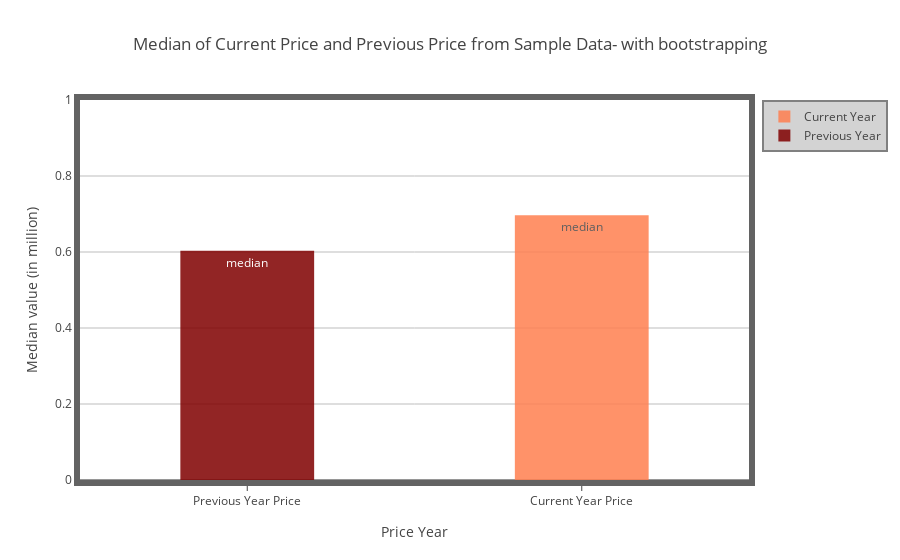

The cell this chart's notebook holds for it:
### Markdown cell above
From the above chart, we find that the median of PREVIOUS_PRICE is about 0.6 M, and the median of CURRENT_PRICE is about 0.7 M. Since the numbers were obtained from the sample, <font color="blue">"CAN WE TRUST THESE NUMBERS?"</font> 

In the following, please implement the bootstrap by yourself, and compute a 95%-confidence interval for each number. [This document](./MIT18_05S14_Reading24.pdf) gives a good tutorial about the bootstrap. You can find the description of the algorithm in Section 7.

### Code cell
# --- Write your code below ---
import numpy as np
from plotly import tools
import plotly.plotly as py
import plotly.graph_objs as go
from plotly.tools import FigureFactory as FF
from plotly.offline import download_plotlyjs, init_notebook_mode, plot, iplot

def bootstrap_sample(sample_length_cp, sample_length_pp, df_cp, df_pp, num_samples=10000):
    median_cp = []
    median_pp = []

    for i in range(num_samples):
        sample_cp = np.random.choice(df_cp, sample_length_cp)
        sample_pp = np.random.choice(df_pp, sample_length_pp)
        median_pp.append((np.median(sample_pp))/1000000)
        median_cp.append((np.median(sample_cp))/1000000)

    return(median_cp, median_pp)

def Confidence_interval(median):
    # confidence intervals
    alpha = 0.95
    percentile = ((1.0-alpha)/2.0) * 100
    below = max(0.0, np.percentile (median, percentile))
    percentile = (alpha+((1.0-alpha)/2.0)) * 100
    above = min(1.0, np.percentile(median, percentile))
    print('Current Price: %.1f%% confidence interval %.1f%% and %.1f%%' % (alpha*100, below*100, above*100))
    
def plot(median_sampled_cp, median_sampled_pp):
    # Plot bar chart to show the bootstrapped median value
    trace0 = go.Bar(
            y=[median_sampled_cp],
            x=[0.75],
            name='Current Year',
            text='median',
            marker=dict(
                color='coral',
            ),
            opacity=0.85,
            width=0.2
        )

    trace1 = go.Bar(
            y=[median_sampled_pp],
            x=[0.25],
            text='median',
            name='Previous Year',
            marker=dict(
                color='maroon',
            ),
            opacity=0.85,
            width=0.2
        )

    # Edit the layout
    layout = dict(title = 'Median of Current Price and Previous Price from Sample Data- with bootstrapping',
                  xaxis=go.layout.XAxis(title='Price Year',
                            zeroline=True,
                            showline=True,
                            mirror=True,
                            tick0=0,
                            tickmode='array',
                            ticktext=['Current Year Price', 'Previous Year Price'],
                            tickvals=[0.75,0.25],
                            ticks='outside',
                            zerolinecolor='#969696',
                            zerolinewidth=2,
                            linecolor='#636363',
                            linewidth=6,
                            range=[0, 1]
                        ),
                  yaxis = dict(title = 'Median value (in million)',
                            showgrid=True,
                            zeroline=True,
                            showline=True,
                            mirror=True,
                            gridcolor='#bdbdbd',
                            gridwidth=1,
                            zerolinecolor='#969696',
                            zerolinewidth=2,
                            linecolor='#636363',
                            linewidth=6,
                            range = [0, 1]
                        ),
                  showlegend=True,
                  legend=dict(bgcolor='lightgray',
                        bordercolor='gray',
                        borderwidth=2
                    )
                )

    data = [trace0, trace1]

    fig = dict(data=data, layout=layout)

    # IPython notebook
    iplot(fig, filename='bar-plot')

def bootstrap():
    sample_length_cp = len(df_sample.CURRENT_PRICE.dropna())
    sample_length_pp = len(df_sample.PREVIOUS_PRICE.dropna())
    num_samples=10000
    # print(sample_length_pp)
    # print(sample_length_cp)
    
    median_cp, median_pp = bootstrap_sample(sample_length_cp, sample_length_pp, df_sample.CURRENT_PRICE.dropna(), df_sample.PREVIOUS_PRICE.dropna(), num_samples)
    median_sampled_cp = round(np.median(median_cp),3)
    median_sampled_pp = round(np.median(median_pp),3)
    print(median_sampled_cp, median_sampled_pp)
    
    Confidence_interval(median_cp)
    Confidence_interval(median_pp)
    
    plot(median_sampled_cp, median_sampled_pp)


# Perform bootstrapping
bootstrap()

### Figure 1 — Plotly figure (JSON) as saved in the notebook; plotly's stock layout.template omitted (floating-point values rounded to 4 significant figures)
{"data": [{"marker": {"color": "coral"}, "name": "Current Year", "opacity": 0.85, "text": "median", "type": "bar", "uid": "1b17bd1d-6586-4d24-9394-b46b4c9f8e33", "width": 0.2, "x": [0.75], "y": [0.697]}, {"marker": {"color": "maroon"}, "name": "Previous Year", "opacity": 0.85, "text": "median", "type": "bar", "uid": "703d86a1-9224-4821-831b-f7e4c2e7ef86", "width": 0.2, "x": [0.25], "y": [0.603]}], "layout": {"legend": {"bgcolor": "lightgray", "bordercolor": "gray", "borderwidth": 2}, "showlegend": true, "title": {"text": "Median of Current Price and Previous Price from Sample Data- with bootstrapping"}, "xaxis": {"linecolor": "#636363", "linewidth": 6, "mirror": true, "range": [0, 1], "showline": true, "tick0": 0, "tickmode": "array", "ticks": "outside", "ticktext": ["Current Year Price", "Previous Year Price"], "tickvals": [0.75, 0.25], "title": {"text": "Price Year"}, "zeroline": true, "zerolinecolor": "#969696", "zerolinewidth": 2}, "yaxis": {"gridcolor": "#bdbdbd", "gridwidth": 1, "linecolor": "#636363", "linewidth": 6, "mirror": true, "range": [0, 1], "showgrid": true, "showline": true, "title": {"text": "Median value (in million)"}, "zeroline": true, "zerolinecolor": "#969696", "zerolinewidth": 2}}}
